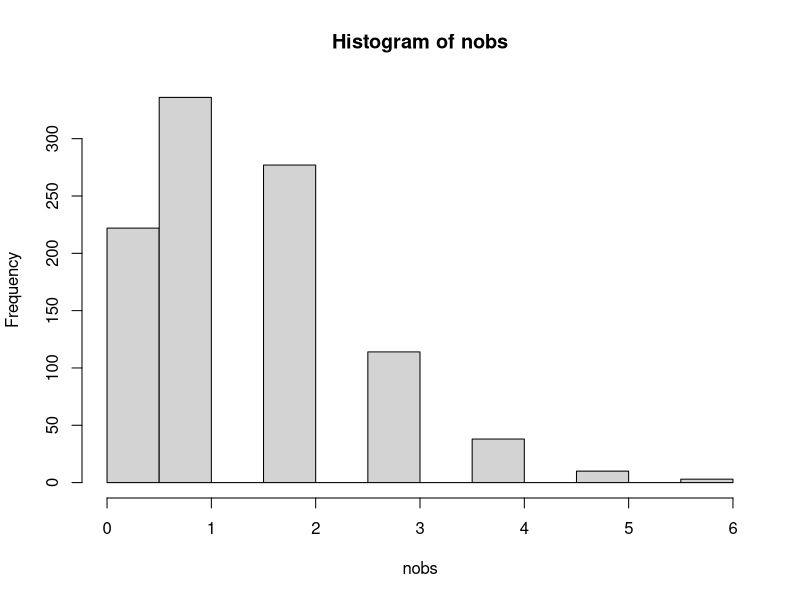
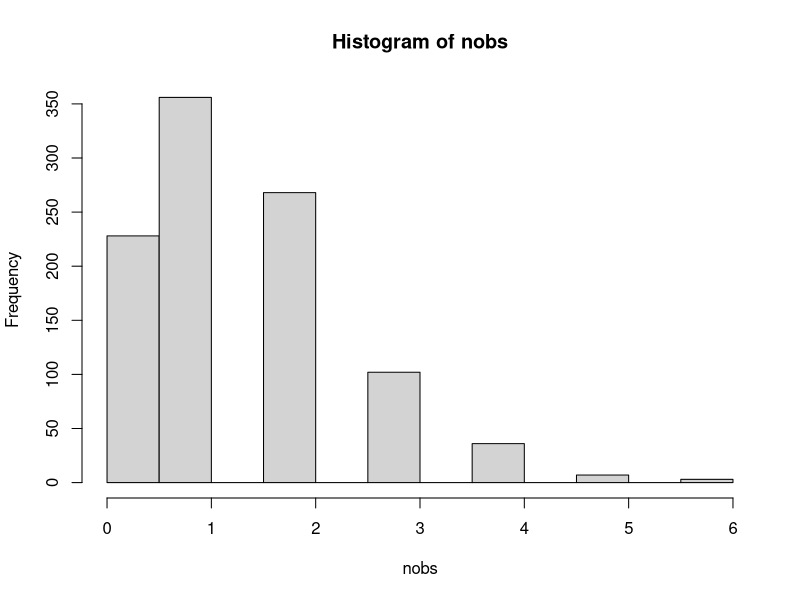
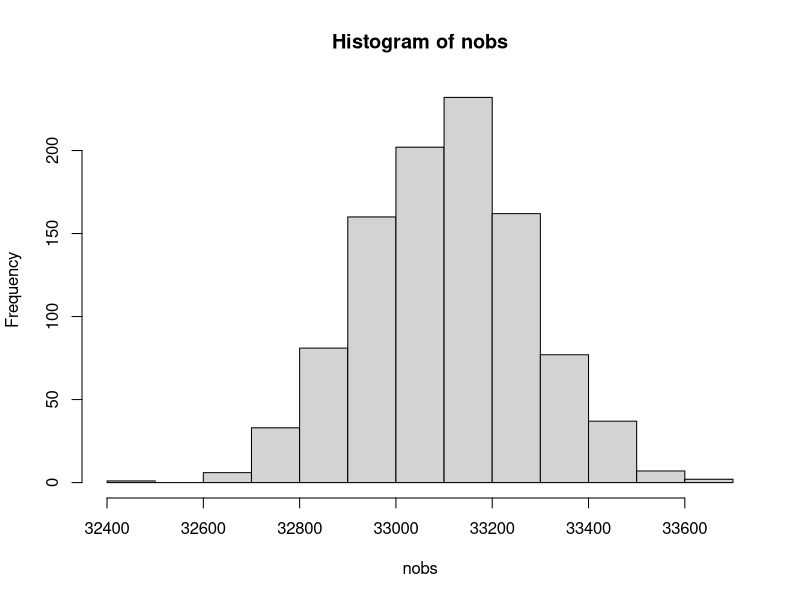
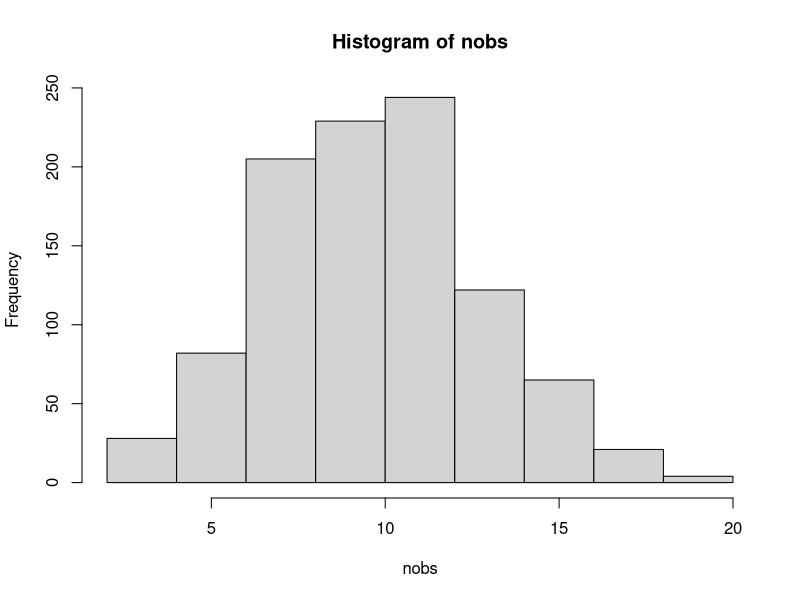

Generate these figures, in order, with R:
## ---- chunk 1
knitr::opts_chunk$set(echo = TRUE)
## ---- chunk 2
nsims = 1000
nobs = rep(NA, nsims)
nobs = rbinom(nsims, 14, 0.10)

hist(nobs)
## ---- chunk 3
nsample = 14
nobs = rbinom(nsims, nsample, 0.10)
hist(nobs)
## ---- chunk 4
nsample = 331037
nobs = rbinom(nsims, nsample, 0.10)
hist(nobs)
## ---- chunk 5
nsample = 100
nobs = rbinom(nsims, nsample, 0.10)
hist(nobs)
